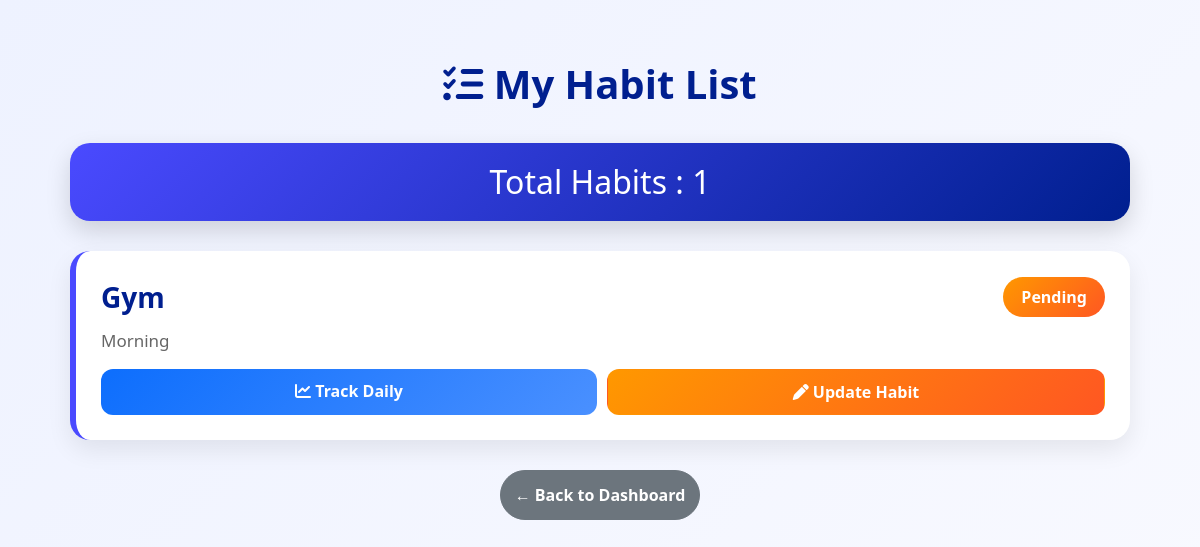
Before: /habit-list/ (signed in) with the older database file.
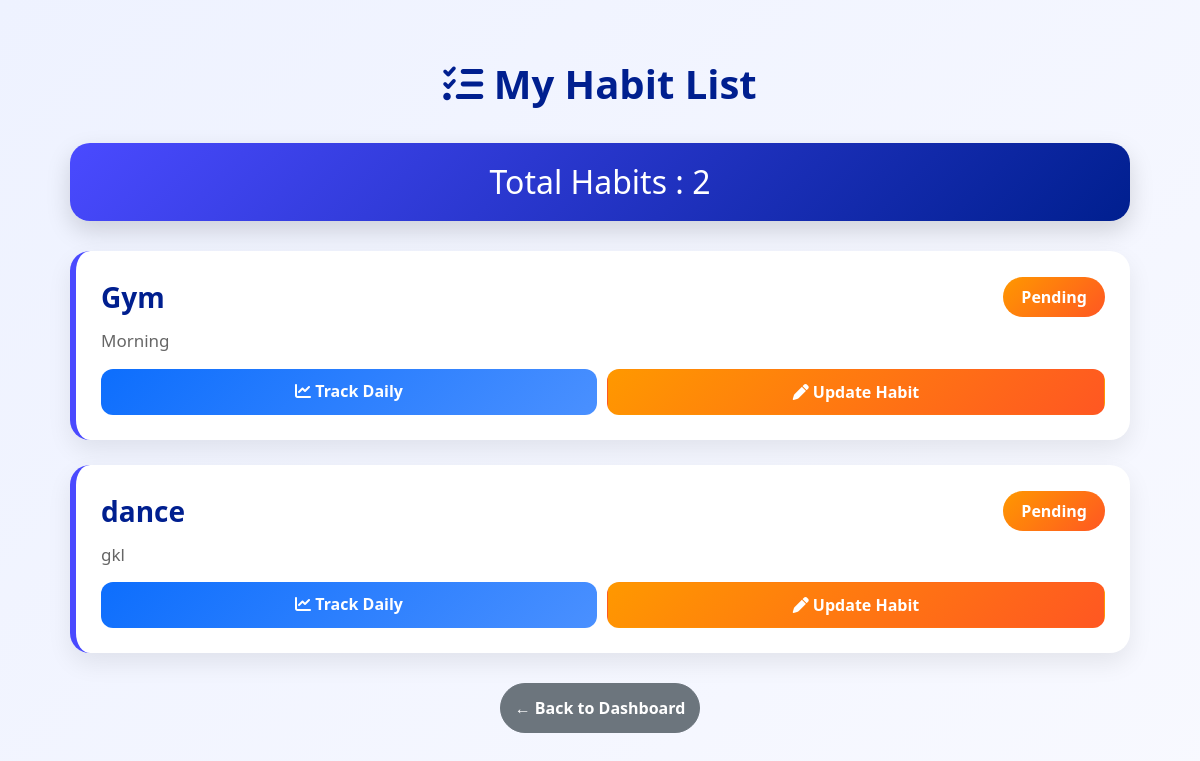
After: the same page with the newer database file.
### habits/models.py (models this page shows, shortened)
class Habit(models.Model):
    user = models.ForeignKey(
        User,
        on_delete=models.CASCADE
    )
    name = models.CharField(
        max_length=200
    )
    description = models.TextField(
        blank=True
    )
    category = models.CharField(
    max_length=50,
    default="Health"
    )
    frequency = models.CharField(
    max_length=20,
    default="Daily"
    )
    reminder_time = models.TimeField(
    null=True,
    blank=True
    )
    status = models.CharField(
        max_length=20,
        choices=[
            ('Pending', 'Pending'),
            ('Completed', 'Completed'),
        ],
        default='Pending'
    )
    start_date = models.DateField()
    end_date = models.DateField( null=True,
    blank=True)

### habits/views.py (the view)
@login_required
def habit_list(request):
    habits = Habit.objects.filter(
    user=request.user
)
    context = {
        'habits': habits
    }
    return render(
        request,
        'habits/habit_list.html',
        context
    )

### habits/templates/habits/habit_list.html (shortened to what this page needs)
{% load static %}
<!DOCTYPE html>
<html lang="en">
<head>
<link href="https://cdn.jsdelivr.net/npm/bootstrap@5.3.0/dist/css/bootstrap.min.css" rel="stylesheet">
<link rel="stylesheet"
href="https://cdnjs.cloudflare.com/ajax/libs/font-awesome/6.5.1/css/all.min.css">
</head>
<body>
<div class="main-box">
    <h1 class="page-title">
        <i class="fas fa-list-check"></i>
        My Habit List
    </h1>
    <div class="total-box">
        <h2>Total Habits : {{ habits|length }}</h2>
    </div>
    {% for habit in habits %}
    <div class="habit-card">
        <div class="habit-header">
            <div class="habit-name">
                {{ habit.name }}
            </div>
            {% if habit.status == "Completed" %}
                <span class="status completed">
                    Completed
                </span>
            {% else %}
                <span class="status pending">
                    Pending
                </span>
            {% endif %}
        </div>
        <div class="habit-desc">
            {{ habit.description }}
        </div>
        <div class="card-footer-box">
            <a href="{% url 'habit_detail' habit.id %}"
               class="btn btn-track">
               <i class="fas fa-chart-line"></i>
               Track Daily
            </a>
            <a href="{% url 'habit_edits' habit.id %}"
                   class="btn btn-update">
                <i class="fas fa-pen"></i>
                Update Habit
            </a>
        </div>
    </div>
    {% endfor %}
    <a href="{% url 'dashboard' %}"
       class="btn btn-secondary back-btn">
       ← Back to Dashboard
    </a>
</div>
</body>
</html>

Changed rows visible on the page:
added Habit: name "dance", status "Pending", description "gkl"
Other visible differences:
{{ habits|length }}: "1" → "2"
